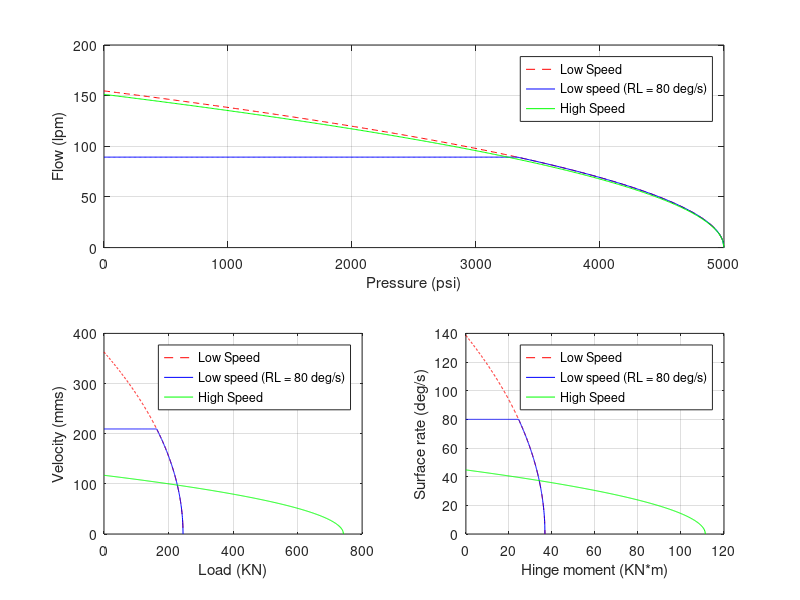

Source code (MATLAB):
% Program for estimating the main characteristics of the actuation system
clear all
%--------------------------------------------------------------------------
% Input data and parameters------------------------------------------------
load('actuationInputDataListDualTandem.mat')
% Conversion---------------------------------------------------------------
load('actuationUnitsConversion.mat')
%--------------------------------------------------------------------------
% Parameters for computation ----------------------------------------------
hingeRatioConfB = Hm1 / Hm0;
loadFlowMargin = 1.0; % QNL = loadFlowMargin*QNL
%--------------------------------------------------------------------------
% Cylinder and valve sizing
%--------------------------------------------------------------------------
% Arm / area / stroke -----------------------------------------------------
PS_Pa = PS_psi * psi2Pa;
% Configuration A (low speed configuration)
armArea_ConfA = (Hm2/PS_Pa) / sizingCriteria_ConfA; % m^3, hinge moment req
area_ConfA = armArea_ConfA / arm; % m^2
totalVol_ConfA = volumeRatio * armArea_ConfA * deltaRange_deg * deg2rad;
% Configuration B (high speed configuration)
armArea_ConfB_stiffReq = (Hm0/PS_Pa); % m^3, stiffness req
armArea_ConfB_hingeReq = (Hm1/PS_Pa) / sizingCriteria_ConfB; % m^3, hinge moment req
armArea_ConfB = max(armArea_ConfB_stiffReq,armArea_ConfB_hingeReq);
area_ConfB = armArea_ConfB / arm; % m^2
totalVol_ConfB = volumeRatio * armArea_ConfB * deltaRange_deg * deg2rad;
% Common to both configurations
stroke_m = deltaRange_deg * deg2rad * arm; % m
stroke_mm = stroke_m * 1e3;
%--------------------------------------------------------------------------
% Valve size --------------------------------------------------------------
dotdelta1_rad = dotdelta1_deg * deg2rad; 
dotdelta2_rad = dotdelta2_deg * deg2rad;
QNL_ConfA_m3s = loadFlowMargin * armArea_ConfA * ...
    dotdelta2_rad / sqrt(1 - sizingCriteria_ConfA);
QNL_ConfB_m3s = loadFlowMargin * armArea_ConfB * ...
    dotdelta1_rad / sqrt(1 - sizingCriteria_ConfB);
QNL_ConfA_lpm = QNL_ConfA_m3s * m3s2lpm;
QNL_ConfB_lpm = QNL_ConfB_m3s * m3s2lpm;
%--------------------------------------------------------------------------
% Pressure-flow curves
%--------------------------------------------------------------------------
PL_psi = 0:10:PS_psi;
% Configuration A
rateLimit_ConfA_rad = rateLimit_ConfA_deg * pi/180;
QL_rateLimit_ConfA = loadFlowMargin*rateLimit_ConfA_rad*armArea_ConfA;
QL_ConfA_m3s = QNL_ConfA_m3s * sqrt(1 - PL_psi./PS_psi);
QL_ConfA_m3s_RL = min(QL_rateLimit_ConfA,QNL_ConfA_m3s * sqrt(1 - PL_psi/PS_psi));

QL_ConfA_lpm = QL_ConfA_m3s * m3s2lpm;
QL_ConfA_lpm_RL = QL_ConfA_m3s_RL * m3s2lpm;
% Configuration B
rateLimit_ConfB_rad = rateLimit_ConfB_deg * pi/180;
QL_rateLimit_ConfB = loadFlowMargin*rateLimit_ConfB_rad*armArea_ConfB;
QL_ConfB_m3s = QNL_ConfB_m3s * sqrt(1 - PL_psi./PS_psi);
QL_ConfB_m3s_RL = min(QL_rateLimit_ConfB,QNL_ConfB_m3s * sqrt(1 - PL_psi/PS_psi));

QL_ConfB_lpm = QL_ConfB_m3s * m3s2lpm;
QL_ConfB_lpm_RL = QL_ConfB_m3s_RL * m3s2lpm;
%--------------------------------------------------------------------------
% Load-velocity curves
%--------------------------------------------------------------------------
% Configuration A
load_ConfA_N = PL_psi*psi2Pa * area_ConfA;
velocity_ConfA_ms = QL_ConfA_m3s / area_ConfA;
velocity_ConfA_ms_RL = QL_ConfA_m3s_RL / area_ConfA;

load_ConfA_KN = load_ConfA_N * 1e-3;
velocity_ConfA_mms = velocity_ConfA_ms * 1e3;
velocity_ConfA_mms_RL = velocity_ConfA_ms_RL * 1e3;
% Configuration B
load_ConfB_N = PL_psi*psi2Pa * area_ConfB;
velocity_ConfB_ms = QL_ConfB_m3s / area_ConfB;
velocity_ConfB_ms_RL = QL_ConfB_m3s_RL / area_ConfB;

load_ConfB_KN = load_ConfB_N * 1e-3;
velocity_ConfB_mms = velocity_ConfB_ms * 1e3;
velocity_ConfB_mms_RL = velocity_ConfB_ms_RL * 1e3;
%--------------------------------------------------------------------------
% Hinge-rate curves
%--------------------------------------------------------------------------
% Configuration A
Hinge_ConfA_Nm = load_ConfA_N * arm;
dotdelta_ConfA_rad = velocity_ConfA_ms / arm;
dotdelta_ConfA_rad_RL = velocity_ConfA_ms_RL / arm;

Hinge_ConfA_KNm = Hinge_ConfA_Nm * 1e-3;
dotdelta_ConfA_deg = dotdelta_ConfA_rad * rad2deg;
dotdelta_ConfA_deg_RL = dotdelta_ConfA_rad_RL * rad2deg;
% Configuration b
Hinge_ConfB_Nm = load_ConfB_N * arm;
dotdelta_ConfB_rad = velocity_ConfB_ms / arm;
dotdelta_ConfB_rad_RL = velocity_ConfB_ms_RL / arm;

Hinge_ConfB_KNm = Hinge_ConfB_Nm * 1e-3;
dotdelta_ConfB_deg = dotdelta_ConfB_rad * rad2deg;
dotdelta_ConfB_deg_RL = dotdelta_ConfB_rad_RL * rad2deg;

%--------------------------------------------------------------------------
% Save
%--------------------------------------------------------------------------
save('actuationSizingDataDualTandem.mat',...
    'area_ConfA','area_ConfB',...
    'QNL_ConfA_m3s','QNL_ConfB_m3s',...
    'QL_rateLimit_ConfA','QL_rateLimit_ConfB',...
    'totalVol_ConfA','totalVol_ConfB')
%--------------------------------------------------------------------------
% Plot
%--------------------------------------------------------------------------
subplot(2,2,[1,2])
plot(PL_psi,QL_ConfA_lpm,'r--',...
    PL_psi,QL_ConfA_lpm_RL,'b',...
    PL_psi,QL_ConfB_lpm_RL,'g'),grid
xlabel('Pressure (psi)')
ylabel('Flow (lpm)')
legend('Low Speed','Low speed (RL = 80 deg/s)','High Speed')

subplot(2,2,3)
plot(load_ConfA_KN,velocity_ConfA_mms,'r--',...
    load_ConfA_KN,velocity_ConfA_mms_RL,'b',...
    load_ConfB_KN,velocity_ConfB_mms_RL,'g'),grid
xlabel('Load (KN)')
ylabel('Velocity (mms)')
legend('Low Speed','Low speed (RL = 80 deg/s)','High Speed')

subplot(2,2,4)
plot(Hinge_ConfA_KNm,dotdelta_ConfA_deg,'r--',...
    Hinge_ConfA_KNm,dotdelta_ConfA_deg_RL,'b',...
    Hinge_ConfB_KNm,dotdelta_ConfB_deg_RL,'g'),grid
xlabel('Hinge moment (KN*m)')
ylabel('Surface rate (deg/s)')
legend('Low Speed','Low speed (RL = 80 deg/s)','High Speed')

% % -------------------------------------------------------------------------
% % Plot results-------------------------------------------------------------
% hingeSizingPoint_FlowPressure = [sizingCriteria*PS_psi,QNL_lpm*sqrt(1-sizingCriteria)];
% hingeSizingPoint_RateHinge = [Hm1,(QNL_m3s*sqrt(1-sizingCriteria)/(armArea*loadFlowMargin))*rad2deg];
% PowerSizingPoint = [sizingCriteria*PS_psi,QNL_m3s*sqrt(1-sizingCriteria)*sizingCriteria*PS_psi*psi2Pa];
% if sizingCase == 0
%     rateSizingPoint_FlowPressure = [Hm1/armArea*Pa2psi,dotdelta1_rad*armArea*m3s2lpm*loadFlowMargin];
%     rateSizingPoint_RateHinge = [Hm1,(QNL_m3s*sqrt(1-sizingCriteria)/ (armArea*loadFlowMargin))*rad2deg];
% else
%     rateSizingPoint_FlowPressure = [Hm2/armArea*Pa2psi,dotdelta2_rad*armArea*m3s2lpm*loadFlowMargin];
%     rateSizingPoint_RateHinge = [Hm2,dotdelta2_deg];
% end
% figure %-------------------------------------------------------------------
% subplot(3,2,1)
% plot(PL_psi,QL_lpm,'--',PL_psi,QL_lpm_RL,...
%     rateSizingPoint_FlowPressure(1),rateSizingPoint_FlowPressure(2),'k*',...
%     hingeSizingPoint_FlowPressure(1),hingeSizingPoint_FlowPressure(2),'ko',...
%     'MarkerSize',10),grid
% title(strcat('Flow-pressure curve,',textCriteria))
% legend('No rate limit','Rate limit applied','Valve sizing point',...
%     'Cylinder sizing point','Location','southwest')
% xlabel('Pressure [psi]')
% ylabel('Load-flow [lpm]')
% 
% subplot(3,2,3)
% plot((Hm/arm)*1e-3,dotdelta_deg*deg2rad*arm*1e3,'--',(Hm/arm)*1e-3,dotdelta_deg_RL*deg2rad*arm*1e3,...
%     (rateSizingPoint_RateHinge(1)/arm)*1e-3,rateSizingPoint_RateHinge(2)*deg2rad*arm*1e3,'k*',...
%     (hingeSizingPoint_RateHinge(1)/arm)*1e-3,hingeSizingPoint_RateHinge(2)*deg2rad*arm*1e3,'ko','MarkerSize',10),grid
% title(strcat('Velocity-force curve,',textCriteria))
% legend('No rate limit','Rate limit applied','Valve sizing point',...
%     'Cylinder sizing point','Location','southwest')
% xlabel('Force [KN]')
% ylabel('Velocity [mm/s]')
% 
% subplot(3,2,5)
% plot(Hm*1e-3,dotdelta_deg,'--',Hm*1e-3,dotdelta_deg_RL,...
%     rateSizingPoint_RateHinge(1)*1e-3,rateSizingPoint_RateHinge(2),'k*',...
%     hingeSizingPoint_RateHinge(1)*1e-3,hingeSizingPoint_RateHinge(2),'ko','MarkerSize',10),grid
% title(strcat('Rate-hinge curve,',textCriteria))
% legend('No rate limit','Rate limit applied','Valve sizing point',...
%     'Cylinder sizing point','Location','southwest')
% xlabel('Hinge moment [KN*m]')
% ylabel('Surface rate [deg/s]')
% 
% subplot(3,2,[2,6])
% plot(PL_psi,developedPower_W*1e-3,'--',PL_psi,developedPower_W_RL*1e-3,...
%     PL_psi,consumedPower_W*1e-3,'--',PL_psi,consumedPower_W_RL*1e-3,...
%     PowerSizingPoint(1),PowerSizingPoint(2)*1e-3,'kd','MarkerSize',10),grid
% title(strcat('Developed and consumed Power,',textCriteria))
% legend('Developed no rate limit','Developed rate limit applied',...
%     'Consumed no rate limit','Consumed rate limit applied','Sizing point',...
%     'Location','northeast')
% xlabel('Pressure [psi]')
% ylabel('Power [KW]')


